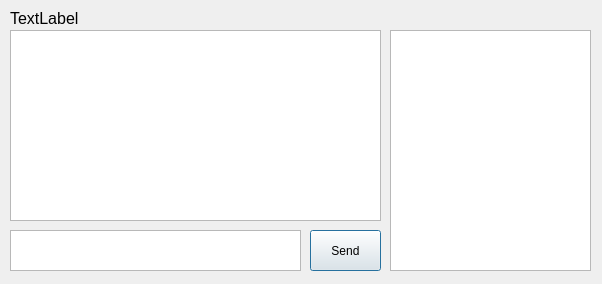
<?xml version="1.0" encoding="UTF-8"?>
<ui version="4.0">
 <class>GroupChatDialog</class>
 <widget class="QDialog" name="GroupChatDialog">
  <property name="geometry">
   <rect>
    <x>0</x>
    <y>0</y>
    <width>602</width>
    <height>284</height>
   </rect>
  </property>
  <property name="windowTitle">
   <string>Dialog</string>
  </property>
  <widget class="QPushButton" name="pushButton">
   <property name="geometry">
    <rect>
     <x>310</x>
     <y>230</y>
     <width>71</width>
     <height>41</height>
    </rect>
   </property>
   <property name="text">
    <string>Send</string>
   </property>
  </widget>
  <widget class="QPlainTextEdit" name="plainTextEdit">
   <property name="geometry">
    <rect>
     <x>10</x>
     <y>30</y>
     <width>371</width>
     <height>191</height>
    </rect>
   </property>
   <property name="undoRedoEnabled">
    <bool>false</bool>
   </property>
   <property name="readOnly">
    <bool>true</bool>
   </property>
  </widget>
  <widget class="QLabel" name="label">
   <property name="geometry">
    <rect>
     <x>10</x>
     <y>10</y>
     <width>371</width>
     <height>16</height>
    </rect>
   </property>
   <property name="font">
    <font>
     <pointsize>12</pointsize>
    </font>
   </property>
   <property name="text">
    <string>TextLabel</string>
   </property>
  </widget>
  <widget class="QPlainTextEdit" name="plainTextEdit_2">
   <property name="geometry">
    <rect>
     <x>10</x>
     <y>230</y>
     <width>291</width>
     <height>41</height>
    </rect>
   </property>
  </widget>
  <widget class="QTableView" name="tableView">
   <property name="geometry">
    <rect>
     <x>390</x>
     <y>30</y>
     <width>201</width>
     <height>241</height>
    </rect>
   </property>
  </widget>
 </widget>
 <resources/>
 <connections/>
</ui>
